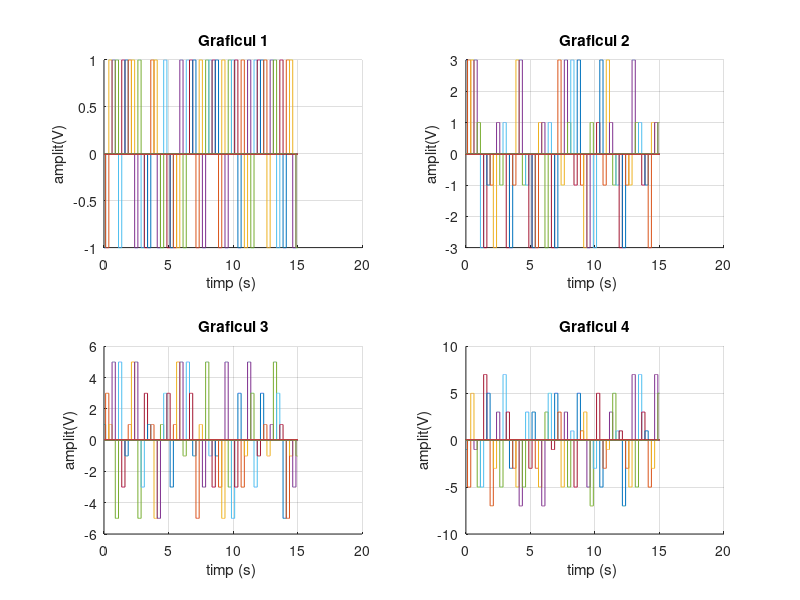

Reproduce this figure in MATLAB.
%P3

subplot(2,2,1);
t=0:0.002:15;  %de la 0 la 15; 0.002=2 ms rezolutia temporala; mai poate fi 0.02=20ms si 0.2=200ms;
amplit=[-1 1];
hold on
grid
title('Graficul 1')
xlabel('timp (s) ')
ylabel('amplit(V)')
for n=0:0.25:15
    y=datasample(amplit,1)  %genereaza un numar aleator intre -1 si 1(am specificat nivelul)-> asta va fi amplitudinea
    plot(t,y*rectpuls(t-n,0.25))  %rectpuls genereaza un semnal neperiodic dreptunghiular, cu durata de 0.25
end 

	
subplot(2,2,2);
t=0:0.002:15;
amplit=[-3 -1 1 3];
hold on
grid
title('Graficul 2')
xlabel('timp (s) ')
ylabel('amplit(V)')
for n=0:0.25:15
    y=datasample(amplit,1)
    plot(t,y*rectpuls(t-n,0.25))  
end

subplot(2,2,3);
t=0:0.002:15;
amplit=[-5 -3 -1 1 3 5];
hold on
grid
title('Graficul 3')
xlabel('timp (s) ')
ylabel('amplit(V)')
for n=0:0.25:15
    y=datasample(amplit,1)
    plot(t,y*rectpuls(t-n,0.25)) 
end

subplot(2,2,4);
t=0:0.002:15;
amplit=[-7 -5 -3 -1 1 3 5 7];
hold on
grid
title('Graficul 4')
xlabel('timp (s) ')
ylabel('amplit(V)')
for n=0:0.25:15
    y=datasample(amplit,1)
    plot(t,y*rectpuls(t-n,0.25))  
end

